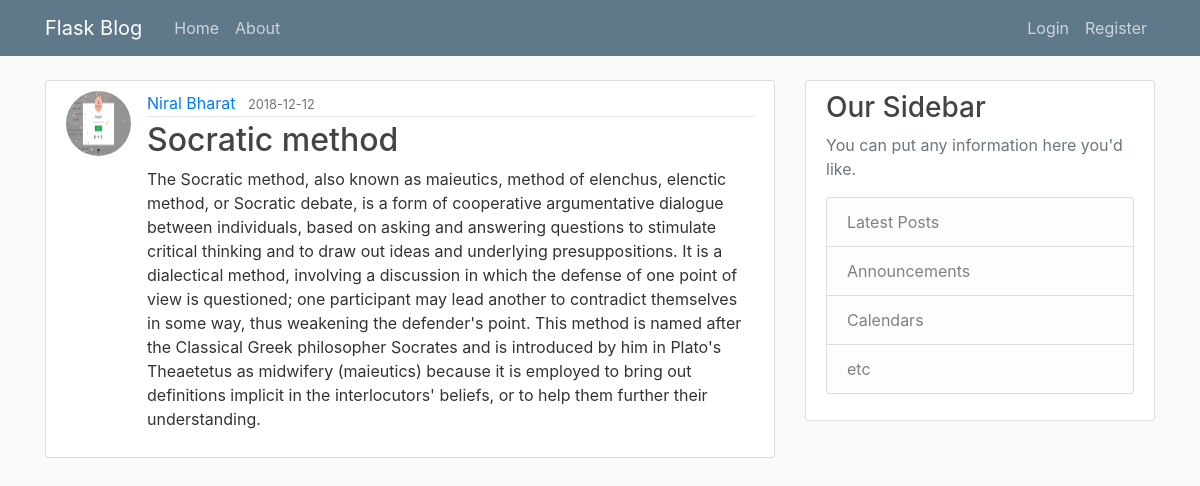
The app's page /post/16 with its own data.
### flaskblog/models.py (models this page shows, shortened)
class User(db.Model, UserMixin):
	id = db.Column(db.Integer, primary_key=True )
	username = db.Column(db.String(120), unique=True, nullable=False)
	email = db.Column(db.String(120), unique=True, nullable=False)
	image_file = db.Column(db.String(20), nullable=False, default='default.jpg') #not unique as every user intially has same default picture
	password = db.Column(db.String(60), nullable=False)
	posts = db.relationship('Post', backref='author', lazy=True)

class Post(db.Model):
	id= db.Column(db.Integer, primary_key=True)
	title = db.Column(db.String(100), nullable=False)
	date_posted = db.Column(db.DateTime, nullable=False, default=datetime.utcnow)
	content = db.Column(db.Text, nullable=False)
	user_id = db.Column(db.Integer, db.ForeignKey('user.id'), nullable=False)

### flaskblog/posts/routes.py (the view)
@posts.route("/post/<int:post_id>")
def post(post_id):
    post = Post.query.get_or_404(post_id)
    return render_template('post.html', title=post.title, post=post)

### flaskblog/templates/post.html (shortened to what this page needs)
{% extends 'layout.html' %}
{% block content %}
		<article class="media content-section">
		  <img class="rounded-circle article-img" src="{{ url_for('static', filename='profile_pics/' + post.author.image_file) }}">
		  <div class="media-body">
		    <div class="article-metadata">
		      <a class="mr-2" href="{{ url_for('users.user_posts', username=post.author.username) }}">{{ post.author.username }}</a>
		      <small class="text-muted">{{ post.date_posted.strftime('%Y-%m-%d') }}</small>
		    </div>
		    <h2 class='article-title'>{{ post.title }}</h2>
		    <p class="article-content">{{ post.content }}</p>
		  </div>
		</article>
{% endblock content %}

### flaskblog/static/main.css (style rules this page uses)
body { background: #fafafa; color: #333333; margin-top: 5rem; }
h1, h2, h3, h4, h5, h6 { color: #444444; }
.content-section { background: #ffffff; padding: 10px 20px; border: 1px solid #dddddd; border-radius: 3px; margin-bottom: 20px; }
.article-title { color: #444444; }
.article-content { white-space: pre-line; }
.article-img { height: 65px; width: 65px; margin-right: 16px; }
.article-metadata { padding-bottom: 1px; margin-bottom: 4px; border-bottom: 1px solid #e3e3e3 }

### records on screen
User: image_file (picture), author.username "Niral Bharat"
Post: date_posted "2018-12-12", title "Socratic method", content "The Socratic method, also known as maieutics, method of elenchus, elenctic method, or Socratic debate, is a form of cooperative argumentative dialogue between individuals, based on asking and answering questions to stimulate critical thinking and to draw out ideas and underlying presuppositions. It is a dialectical method, involving a discussion in which the defense of one point of view is questioned; one participant may lead another to contradict themselves in some way, thus weakening the defender's point. This method is named after the Classical Greek philosopher Socrates and is introduced by him in Plato's Theaetetus as midwifery (maieutics) because it is employed to bring out…"
